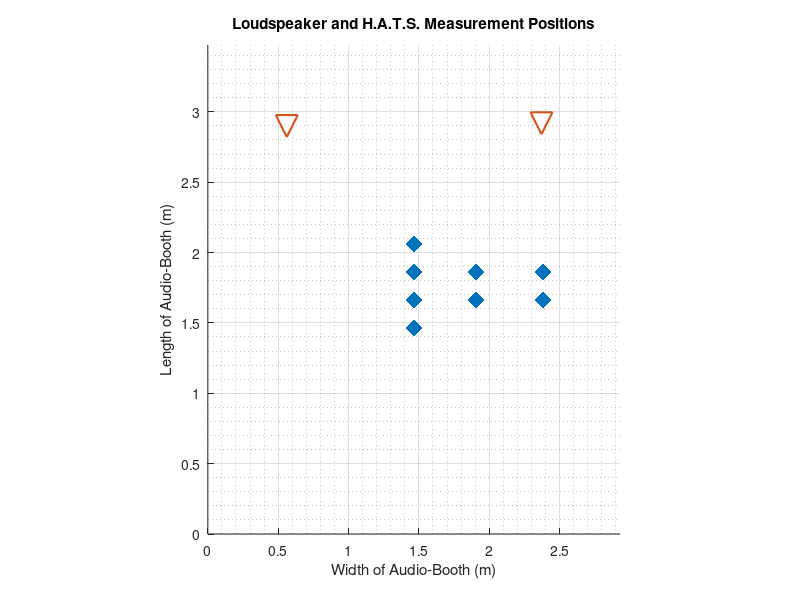

MATLAB code for this plot:
%% measurement_Positions_Plotted.m
%
% This script works throughKabzinski's Time-LS CTC results
%
% Last updated by Michael Klunk 02/02/2021

%% Initializing the Script

clear
close all
clc
load('BTE_Locations.mat');

%% Positions of the Loudspeakers

% Left speaker (facing the TV)
speaker_Pos(1,:) = [0.561, (3.475-0.576)];

% Right speaker (facing the TV)
speaker_Pos(2,:) = [(2.930-0.559), (3.475-0.556)];

%% Plotting the Postions of Measurements

% Creating the figure
figure

    % MEASUREMENT POSITIONS
    scatter(BTE_Locations(:,6), BTE_Locations(:,7), 150, 'd', 'filled');
    grid on, grid minor
    axis equal
    xlim([0,2.93]), ylim([0,3.475])
    
    % Speaker Positions
    hold on 
    scatter(speaker_Pos(:,1), speaker_Pos(:,2), 250, 'vg', 'LineWidth', 1.5);
    xlabel('Width of Audio-Booth (m)')
    ylabel('Length of Audio-Booth (m)')
    title('Loudspeaker and H.A.T.S. Measurement Positions')



